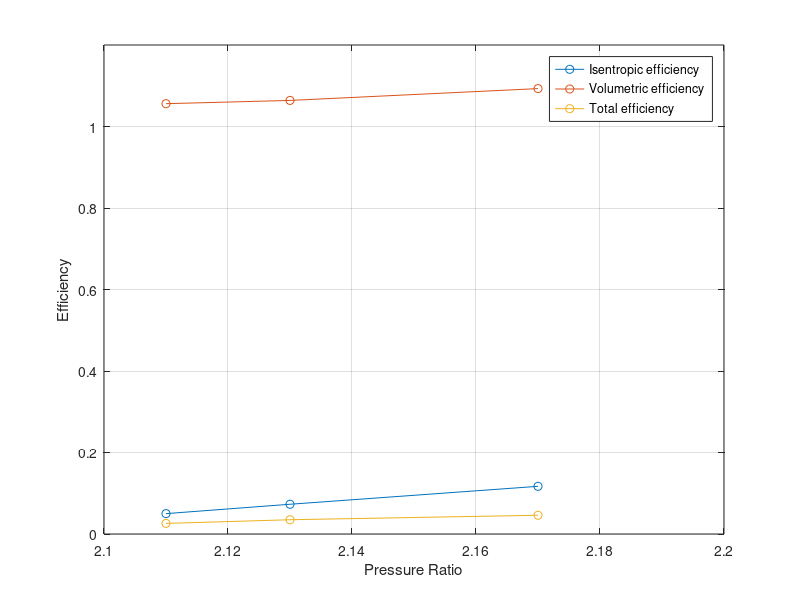

MATLAB code to generate this figure:
%Hasha Dar
clc
clear
close all

isentropic = [0.05, 0.073, 0.117];
volumetric = [1.056, 1.064, 1.093];
total = [0.026, 0.035, 0.046];
pressureRatio = [2.11, 2.13, 2.17];
plot(pressureRatio, isentropic, '-o', pressureRatio, volumetric, '-o', pressureRatio, total, '-o')
xlim([2.1, 2.2])
ylim([0, 1.2])
xlabel('Pressure Ratio')
ylabel('Efficiency')
legend('Isentropic efficiency', 'Volumetric efficiency', 'Total efficiency')
grid on 